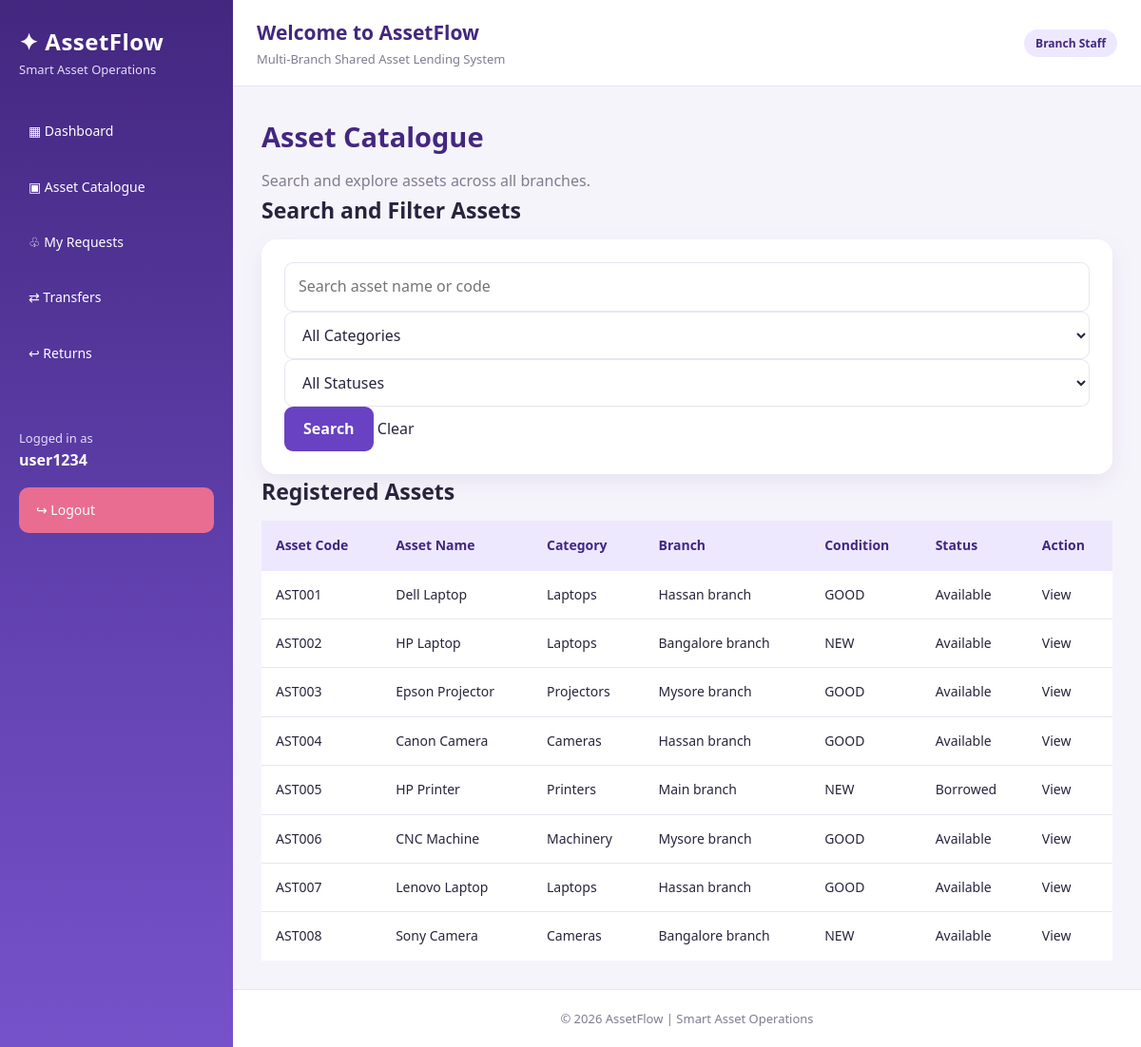
The app's page /assets/ (signed in) with its own data.
### myapp/models.py (models this page shows, shortened)
class UserProfile(models.Model):
    ROLE_CHOICES = [
        ("ADMIN", "Admin"),
        ("MANAGER", "Manager"),
        ("STAFF", "Branch Staff"),
    ]
    user = models.OneToOneField(
        settings.AUTH_USER_MODEL,
        on_delete=models.CASCADE,
        related_name="profile"
    )
    role = models.CharField(
        max_length=10,
        choices=ROLE_CHOICES,
        default="STAFF"
    )
    branch = models.ForeignKey(
        Branch,
        on_delete=models.SET_NULL,
        null=True,
        blank=True
    )

class Asset(models.Model):
    STATUS_CHOICES = [
        ("AVAILABLE", "Available"),
        ("BORROWED", "Borrowed"),
        ("IN_TRANSFER", "In Transfer"),
        ("MAINTENANCE", "Maintenance"),
    ]
    CONDITION_CHOICES = [
        ("NEW", "New"),
        ("GOOD", "Good"),
        ("DAMAGED", "Damaged"),
        ("UNDER_MAINTENANCE", "Under Maintenance"),
    ]
    asset_code = models.CharField(
        max_length=30,
        unique=True
    )
    name = models.CharField(max_length=150)
    category = models.ForeignKey(
        Category,
        on_delete=models.PROTECT
    )
    branch = models.ForeignKey(
        Branch,
        on_delete=models.PROTECT
    )
    owner = models.CharField(
        max_length=150,
        blank=True
    )
    condition = models.CharField(
        max_length=25,
        choices=CONDITION_CHOICES,
        default="GOOD"
    )
    status = models.CharField(
        max_length=15,
        choices=STATUS_CHOICES,
        default="AVAILABLE"
    )
    description = models.TextField(blank=True)
    created_at = models.DateTimeField(auto_now_add=True)

class Category(models.Model):
    name = models.CharField(max_length=100, unique=True)
    description = models.TextField(blank=True)

class Branch(models.Model):
    name = models.CharField(max_length=100)
    branch_code = models.CharField(max_length=20, unique=True)
    location = models.CharField(max_length=200)
    latitude = models.DecimalField(
        max_digits=9,
        decimal_places=6,
        null=True,
        blank=True
    )
    longitude = models.DecimalField(
        max_digits=9,
        decimal_places=6,
        null=True,
        blank=True
    )

### myapp/views.py (the view)
# urls.py: path("assets/", views.assets, name="assets"),
@login_required
def assets(request):
    from django.db.models import Q
    asset_list = Asset.objects.select_related(
        "category",
        "branch"
    ).all()
    categories = Category.objects.all().order_by("name")
    search = request.GET.get("q", "").strip()
    category_id = request.GET.get("category", "").strip()
    status = request.GET.get("status", "").strip()
    if search:
        asset_list = asset_list.filter(
            Q(name__icontains=search) |
            Q(asset_code__icontains=search)
        )
    if category_id:
        asset_list = asset_list.filter(
            category_id=category_id
        )
    if status:
        asset_list = asset_list.filter(
            status=status
        )
    context = {
        "assets": asset_list,
        "categories": categories,
        "user_role": current_role(request.user),
        "selected_category": category_id,
        "selected_status": status,
        "search_query": search,
    }
    return render(
        request,
        "myapp/assets.html",
        context
    )

### myapp/views.py (called while the page is built)
def current_role(user):
    if not user.is_authenticated:
        return ""
    if user.is_superuser:
        return "ADMIN"
    try:
        return user.profile.role
    except UserProfile.DoesNotExist:
        return ""

### myapp/templates/myapp/assets.html (shortened to what this page needs)
{% extends 'myapp/base.html' %}
{% block content %}
<div class="page-header">
    <div>
        <h1>Asset Catalogue</h1>
        <p>Search and explore assets across all branches.</p>
    </div>
</div>
<div class="content-card">
    <h2>Search and Filter Assets</h2>
    <form method="GET" class="filter-form">
        <input
            type="search"
            name="q"
            value="{{ search_query }}"
            placeholder="Search asset name or code"
        >
        <select name="category">
            <option value="">All Categories</option>
        </select>
        <select name="status">
            <option value="">All Statuses</option>
        </select>
        <button type="submit" class="primary-button">
            Search
        </button>
        <a href="{% url 'assets' %}" class="secondary-button">
            Clear
        </a>
    </form>
</div>
<div class="content-card">
    <h2>Registered Assets</h2>
    <div class="table-wrapper">
        <table>
            <thead>
                <tr>
                    <th>Asset Code</th>
                    <th>Asset Name</th>
                    <th>Category</th>
                    <th>Branch</th>
                    <th>Condition</th>
                    <th>Status</th>
                    <th>Action</th>
                </tr>
            </thead>
            <tbody>
                {% for asset in assets %}
                <tr>
                    <td>{{ asset.asset_code }}</td>
                    <td>{{ asset.name }}</td>
                    <td>{{ asset.category.name }}</td>
                    <td>{{ asset.branch.name }}</td>
                    <td>{{ asset.condition }}</td>
                    <td>
                        <span class="status-badge">
                            {{ asset.get_status_display }}
                        </span>
                    </td>
                    <td>
                        <a
                            href="{% url 'asset_detail' asset.id %}"
                            class="table-link">
                            View
                        </a>
                    </td>
                </tr>
                {% empty %}
                <tr>
                    <td colspan="7" class="empty-state">
                        No assets found.
                    </td>
                </tr>
                {% endfor %}
            </tbody>
        </table>
    </div>
</div>
{% endblock %}

### myapp/templates/myapp/base.html (shortened to what this page needs)
{% load static %}
<!DOCTYPE html>
<html lang="en">
<head>
    <link rel="stylesheet" href="{% static 'myapp/css/style.css' %}">
</head>
<body>
{% if user.is_authenticated %}
<div class="app-layout">
    <aside class="sidebar">
        <div style="padding:25px 20px;">
            <h2 style="color:white; margin:0;">✦ AssetFlow</h2>
            <p style="color:#e5dcff; font-size:13px;">
                Smart Asset Operations
            </p>
        </div>
        <nav>
            <a href="{% url 'dashboard' %}">▦ Dashboard</a>
            <a href="{% url 'assets' %}">▣ Asset Catalogue</a>
            {% if user.is_superuser or user.profile.role == "ADMIN" %}
                <a href="{% url 'requests' %}">♧ All Requests</a>
                <a href="{% url 'approvals' %}">✓ Approvals</a>
                <a href="{% url 'transfers' %}">⇄ Transfers</a>
                <a href="{% url 'returns' %}">↩ Returns</a>
                <a href="{% url 'branches' %}">⌂ Branch Management</a>
                <a href="{% url 'reports' %}">▤ Reports</a>
            {% elif user.profile.role == "STAFF" %}
                <a href="{% url 'requests' %}">♧ My Requests</a>
                <a href="{% url 'transfers' %}">⇄ Transfers</a>
                <a href="{% url 'returns' %}">↩ Returns</a>
            {% endif %}
        </nav>
        <div style="padding:20px; margin-top:30px;">
            <p style="color:#e5dcff; font-size:13px;">
                Logged in as
            </p>
            <strong style="color:white;">
                {{ user.username }}
            </strong>
            <a href="{% url 'logout' %}"
               style="background:#e96d91; margin:15px 0 0;">
                ↪ Logout
            </a>
        </div>
    </aside>
    <div class="main-area">
        <header class="topbar">
            <div>
                <h2 style="margin:0;">Welcome to AssetFlow</h2>
                <p style="margin:0;">
                    Multi-Branch Shared Asset Lending System
                </p>
            </div>
            <div>
                <span class="badge">
                    {% if user.is_superuser %}
                        Admin
                    {% else %}
                        {{ user.profile.get_role_display }}
                    {% endif %}
                </span>
            </div>
        </header>
        <main class="main-content">
            {% block content %}{% endblock %}
        </main>
        <footer style="text-align:center; padding:20px; color:#817c91;">
            © {% now "Y" %} AssetFlow | Smart Asset Operations
        </footer>
    </div>
</div>
{% else %}
    {% block public_content %}{% endblock %}
{% endif %}
</body>
</html>

### myapp/static/myapp/css/style.css (style rules this page uses)
:root { --purple: #6842c2; --purple-dark: #43277f; --purple-light: #eee8ff; --teal: #16a69a; --teal-light: #e0f7f4; --orange: #f39a42; --orange-light: #fff0dc; --pink: #e96d91; --pink-light: #ffe6ee; --green: #219b68; --green-light: #dcf7e9; --red: #df5260; --red-light: #ffe3e7; --background: #f6f4fb; --white: #ffffff; --text: #29243d; --muted: #817c91; --border: #e9e5f0; --shadow: 0 8px 25px rgba(65, 44, 110, 0.08); --radius: 15px; }
* { margin: 0; padding: 0; box-sizing: border-box; }
html { scroll-behavior: smooth; }
body { font-family: "Segoe UI", Arial, sans-serif; background: var(--background); color: var(--text); line-height: 1.6; }
a { text-decoration: none; color: inherit; }
button, input, select, textarea { font: inherit; }
button { cursor: pointer; }
.app-layout { display: flex; min-height: 100vh; }
.main-area { flex: 1; min-width: 0; display: flex; flex-direction: column; }
.main-content { padding: 30px; flex: 1; }
.sidebar, .navigation { width: 245px; flex-shrink: 0; min-height: 100vh; background: linear-gradient( 180deg, #43277f 0%, #6040ad 55%, #7652ca 100% ); color: white; }
.sidebar h2 { color: white; font-size: 24px; letter-spacing: 0.5px; }
.sidebar p { color: #e5dcff; }
.sidebar nav, .navigation { display: flex; flex-direction: column; }
.sidebar a, .navigation a { display: block; padding: 13px 18px; margin: 5px 12px; border-radius: 10px; color: white; font-size: 14px; transition: all 0.25s ease; }
.topbar, header { background: var(--white); padding: 18px 25px; border-bottom: 1px solid var(--border); }
.topbar { display: flex; justify-content: space-between; align-items: center; gap: 15px; flex-wrap: wrap; }
.topbar h2 { color: var(--purple-dark); font-size: 21px; margin: 0; }
.topbar p { color: var(--muted); font-size: 13px; }
h1 { font-size: 29px; color: var(--purple-dark); margin-bottom: 10px; }
h2 { font-size: 23px; margin-bottom: 12px; }
p { color: var(--muted); }
button, .btn, input[type="submit"] { display: inline-block; background: var(--purple); color: white; padding: 11px 20px; border: none; border-radius: 9px; font-weight: 600; transition: all 0.25s ease; }
form { background: var(--white); padding: 24px; border-radius: 16px; box-shadow: var(--shadow); }
input, select, textarea { width: 100%; padding: 12px 14px; border: 1px solid var(--border); border-radius: 9px; outline: none; background: white; color: var(--text); transition: border 0.2s, box-shadow 0.2s; }
table { width: 100%; border-collapse: collapse; background: white; }
th { background: var(--purple-light); color: var(--purple-dark); text-align: left; padding: 15px; font-size: 14px; }
td { padding: 14px 15px; border-bottom: 1px solid var(--border); font-size: 14px; }
tr:last-child td { border-bottom: none; }
.badge, .status { display: inline-block; padding: 5px 12px; border-radius: 20px; font-size: 12px; font-weight: 700; background: var(--purple-light); color: var(--purple-dark); }
footer { background: white; border-top: 1px solid var(--border); padding: 20px; text-align: center; color: var(--muted); font-size: 13px; }

### records on screen
Asset: asset_code "AST001", name "Dell Laptop", category.name "Laptops", branch.name "Hassan branch", condition "GOOD", status "Available"
Asset: asset_code "AST002", name "HP Laptop", category.name "Laptops", branch.name "Bangalore branch", condition "NEW", status "Available"
Asset: asset_code "AST003", name "Epson Projector", category.name "Projectors", branch.name "Mysore branch", condition "GOOD", status "Available"
Asset: asset_code "AST004", name "Canon Camera", category.name "Cameras", branch.name "Hassan branch", condition "GOOD", status "Available"
Asset: asset_code "AST005", name "HP Printer", category.name "Printers", branch.name "Main branch", condition "NEW", status "Borrowed"
Asset: asset_code "AST006", name "CNC Machine", category.name "Machinery", branch.name "Mysore branch", condition "GOOD", status "Available"
Asset: asset_code "AST007", name "Lenovo Laptop", category.name "Laptops", branch.name "Hassan branch", condition "GOOD", status "Available"
Asset: asset_code "AST008", name "Sony Camera", category.name "Cameras", branch.name "Bangalore branch", condition "NEW", status "Available"

### other values on screen
{{ user.username }} "user1234"
{{ user.profile.get_role_display }} "Branch Staff"
